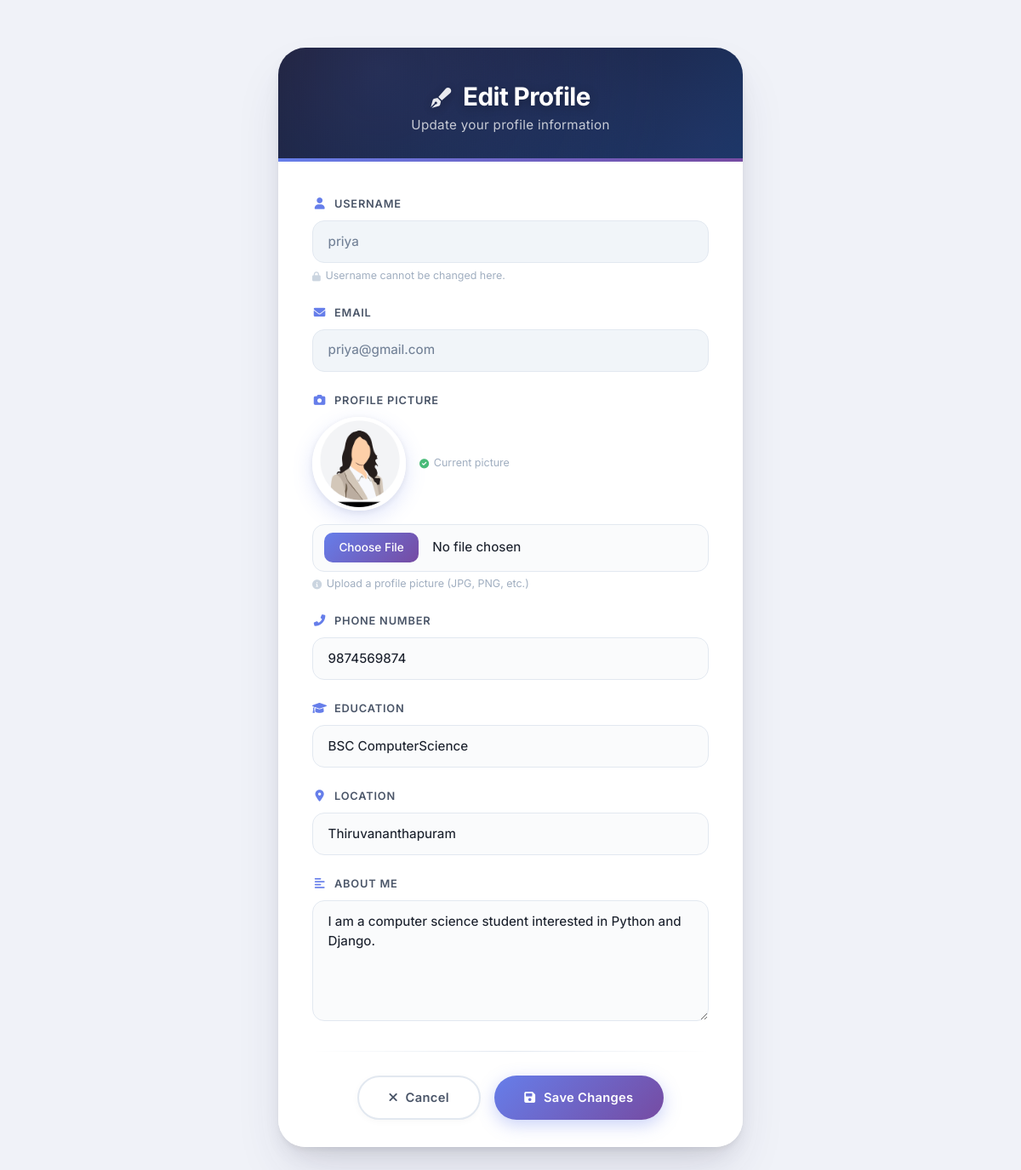
Screenshot of /edit_profile/ (signed in) with the database file from the repository.
### exchange/models.py (models this page shows)
class StudentProfile(models.Model):
    user = models.OneToOneField(User, on_delete=models.CASCADE)
    phone = models.CharField(max_length=15, blank=True)
    bio = models.TextField(blank=True)
    education = models.CharField(max_length=200, blank=True)
    location = models.CharField(max_length=100, blank=True)
    profile_picture = models.ImageField(
        upload_to='profile_pictures/',
        blank=True,
        null=True
    )

### exchange/views.py (the view, shortened to what this page needs)
# urls.py: path('edit_profile/', views.edit_profile, name='edit_profile'),
def edit_profile(request):
    if not request.user.is_authenticated:
        return redirect("login")
    student_profile, created = StudentProfile.objects.get_or_create(
        user=request.user
    )
    return render(
        request,
        "edit_profile.html",
        {
            "student_profile": student_profile
        }
    )

### exchange/templates/edit_profile.html (shortened to what this page needs)
<!DOCTYPE html>
<html lang="en">
<head>
    <link href="https://cdn.jsdelivr.net/npm/bootstrap@5.3.0-alpha1/dist/css/bootstrap.min.css" rel="stylesheet">
    <link rel="stylesheet" href="https://cdnjs.cloudflare.com/ajax/libs/font-awesome/6.0.0-beta3/css/all.min.css">
</head>
<body>
<div class="container py-4">
    <div class="row justify-content-center">
        <div class="col-md-8 col-lg-7 col-xl-6">
            <div class="pro-card">
                <div class="pro-header text-center">
                    <h2 class="fw-bold mb-1">
                        <i class="fas fa-pen-fancy me-2" style="font-size:1.5rem; opacity:0.9;"></i>
                        Edit Profile
                    </h2>
                    <p class="mb-0">Update your profile information</p>
                </div>
                <div class="pro-body">
                    <form method="POST" enctype="multipart/form-data">
                        <div class="pro-field mb-4">
                            <label class="pro-label">
                                <i class="fas fa-user"></i> Username
                            </label>
                            <input type="text"
                                   class="pro-input"
                                   value="{{ student_profile.user.username }}"
                                   disabled>
                            <div class="pro-hint">
                                <i class="fas fa-lock"></i>
                                Username cannot be changed here.
                            </div>
                        </div>
                        <div class="pro-field mb-4">
                            <label class="pro-label">
                                <i class="fas fa-envelope"></i> Email
                            </label>
                            <input type="email"
                                   class="pro-input"
                                   value="{{ student_profile.user.email }}"
                                   disabled>
                        </div>
                        <div class="pro-field mb-4">
                            <label class="pro-label">
                                <i class="fas fa-camera"></i> Profile Picture
                            </label>
                            {% if student_profile.profile_picture %}
                                <div class="mb-3 d-flex align-items-center gap-3">
                                    <img src="{{ student_profile.profile_picture.url }}"
                                         alt="Profile Picture"
                                         class="pro-avatar">
                                    <span class="pro-hint" style="margin-top:0;">
                                        <i class="fas fa-check-circle" style="color:#48bb78;"></i>
                                        Current picture
                                    </span>
                                </div>
                            {% endif %}
                            <input type="file"
                                   name="profile_picture"
                                   class="pro-file"
                                   accept="image/*">
                            <div class="pro-hint">
                                <i class="fas fa-info-circle"></i>
                                Upload a profile picture (JPG, PNG, etc.)
                            </div>
                        </div>
                        <div class="pro-field mb-4">
                            <label class="pro-label">
                                <i class="fas fa-phone-alt"></i> Phone Number
                            </label>
                            <input type="text"
                                   name="phone"
                                   class="pro-input"
                                   value="{{ student_profile.phone }}"
                                   placeholder="Enter your phone number">
                        </div>
                        <div class="pro-field mb-4">
                            <label class="pro-label">
                                <i class="fas fa-graduation-cap"></i> Education
                            </label>
                            <input type="text"
                                   name="education"
                                   class="pro-input"
                                   value="{{ student_profile.education }}"
                                   placeholder="Example: MCA">
                        </div>
                        <div class="pro-field mb-4">
                            <label class="pro-label">
                                <i class="fas fa-map-marker-alt"></i> Location
                            </label>
                            <input type="text"
                                   name="location"
                                   class="pro-input"
                                   value="{{ student_profile.location }}"
                                   placeholder="Enter your location">
                        </div>
                        <div class="pro-field mb-4">
                            <label class="pro-label">
                                <i class="fas fa-align-left"></i> About Me
                            </label>
                            <textarea name="bio"
                                      class="pro-textarea"
                                      rows="5"
                                      placeholder="Tell something about yourself">{{ student_profile.bio }}</textarea>
                        </div>
                        <div class="pro-divider"></div>
                        <div class="pro-field text-center d-flex flex-wrap justify-content-center gap-3">
                            <a href="{% url 'profile' %}"
                               class="pro-btn pro-btn-secondary">
                                <i class="fas fa-times"></i> Cancel
                            </a>
                            <button type="submit"
                                    class="pro-btn pro-btn-primary">
                                <i class="fas fa-save"></i> Save Changes
                            </button>
                        </div>
                    </form>
                </div>
            </div>
        </div>
    </div>
</div>
</body>
</html>

### exchange/templates/edit_profile.html (style rules this page uses)
* { margin: 0; padding: 0; box-sizing: border-box; }
body { font-family: 'Inter', -apple-system, BlinkMacSystemFont, 'Segoe UI', sans-serif; background: #f0f2f8; min-height: 100vh; display: flex; align-items: center; justify-content: center; padding: 2rem 0; }
.pro-card { border: none; border-radius: 32px; background: #ffffff; box-shadow: 0 4px 6px -1px rgba(0, 0, 0, 0.05), 0 12px 24px -6px rgba(0, 0, 0, 0.08), 0 30px 60px -12px rgba(50, 50, 93, 0.15); overflow: hidden; transition: box-shadow 0.35s ease, transform 0.35s ease; }
.pro-header { background: linear-gradient(145deg, #1a1a2e 0%, #16213e 40%, #0f3460 100%); padding: 2.5rem 2rem 2rem; position: relative; overflow: hidden; }
.pro-header::before { content: ""; position: absolute; top: -60%; left: -20%; width: 140%; height: 200%; background: radial-gradient(circle at 30% 40%, rgba(102, 126, 234, 0.18) 0%, transparent 60%), radial-gradient(circle at 80% 70%, rgba(118, 75, 162, 0.15) 0%, transparent 55%); pointer-events: none; }
.pro-header::after { content: ""; position: absolute; bottom: 0; left: 0; width: 100%; height: 4px; background: linear-gradient(90deg, #667eea, #764ba2, #f093fb, #667eea); background-size: 300% 100%; animation: gradientShift 6s ease infinite; }
.pro-header h2 { font-weight: 700; font-size: 1.85rem; letter-spacing: -0.02em; position: relative; z-index: 2; color: #ffffff; text-shadow: 0 2px 12px rgba(0, 0, 0, 0.3); }
.pro-header p { font-weight: 400; font-size: 0.95rem; color: rgba(255, 255, 255, 0.75); position: relative; z-index: 2; letter-spacing: 0.3px; }
.pro-body { padding: 2.5rem 2.5rem 2rem; background: #ffffff; }
.pro-label { font-weight: 600; font-size: 0.8rem; text-transform: uppercase; letter-spacing: 0.8px; color: #4a5568; margin-bottom: 0.6rem; display: flex; align-items: center; gap: 0.5rem; }
.pro-label i { color: #667eea; font-size: 0.85rem; width: 18px; text-align: center; }
.pro-input, .pro-textarea, .pro-file { width: 100%; border: 1.5px solid #e2e8f0; border-radius: 14px; padding: 0.8rem 1.1rem; font-size: 0.95rem; font-family: 'Inter', sans-serif; background: #fafbfc; transition: all 0.25s ease; color: #1a202c; font-weight: 450; }
.pro-input:disabled { background: #f1f5f9; border-color: #e2e8f0; color: #718096; cursor: not-allowed; border-radius: 14px; padding: 0.8rem 1.1rem; font-size: 0.95rem; }
.pro-textarea { resize: vertical; min-height: 110px; }
.pro-file { padding: 0.6rem 0.8rem; cursor: pointer; }
.pro-hint { font-size: 0.78rem; color: #a0aec0; margin-top: 0.35rem; display: flex; align-items: center; gap: 0.35rem; }
.pro-hint i { font-size: 0.7rem; color: #cbd5e0; }
.pro-avatar { width: 110px; height: 110px; object-fit: cover; border-radius: 50%; border: 4px solid #ffffff; box-shadow: 0 8px 24px rgba(102, 126, 234, 0.2), 0 2px 8px rgba(0, 0, 0, 0.08); transition: transform 0.3s ease, box-shadow 0.3s ease; }
.pro-btn { display: inline-flex; align-items: center; justify-content: center; gap: 0.6rem; border-radius: 50px; padding: 0.8rem 2.2rem; font-weight: 600; font-size: 0.92rem; letter-spacing: 0.3px; transition: all 0.3s cubic-bezier(0.25, 0.46, 0.45, 0.94); border: none; cursor: pointer; text-decoration: none; position: relative; overflow: hidden; }
.pro-btn-primary { background: linear-gradient(135deg, #667eea, #764ba2); color: #ffffff; box-shadow: 0 6px 20px rgba(102, 126, 234, 0.35); }
.pro-btn-primary::after { content: ""; position: absolute; top: 0; left: -100%; width: 100%; height: 100%; background: linear-gradient(90deg, transparent, rgba(255, 255, 255, 0.15), transparent); transition: left 0.5s ease; }
.pro-btn-secondary { background: transparent; color: #4a5568; border: 2px solid #e2e8f0; box-shadow: 0 2px 8px rgba(0, 0, 0, 0.03); }
.pro-divider { height: 1px; background: linear-gradient(90deg, transparent, #e2e8f0, transparent); margin: 1.8rem 0; }
.pro-field { animation: fadeInUp 0.5s ease forwards; opacity: 0; }
.pro-field:nth-child(2) { animation-delay: 0.1s; }
.pro-field:nth-child(3) { animation-delay: 0.15s; }
.pro-field:nth-child(4) { animation-delay: 0.2s; }
.pro-field:nth-child(5) { animation-delay: 0.25s; }
.pro-field:nth-child(6) { animation-delay: 0.3s; }
.pro-field:nth-child(7) { animation-delay: 0.35s; }
.pro-field:nth-child(8) { animation-delay: 0.4s; }

### rows the page displays
StudentProfile: user.username "priya", user.email "priya@gmail.com", profile_picture (picture), phone "9874569874", education "BSC ComputerScience", location "Thiruvananthapuram", bio "I am a computer science student interested in Python and Django."
